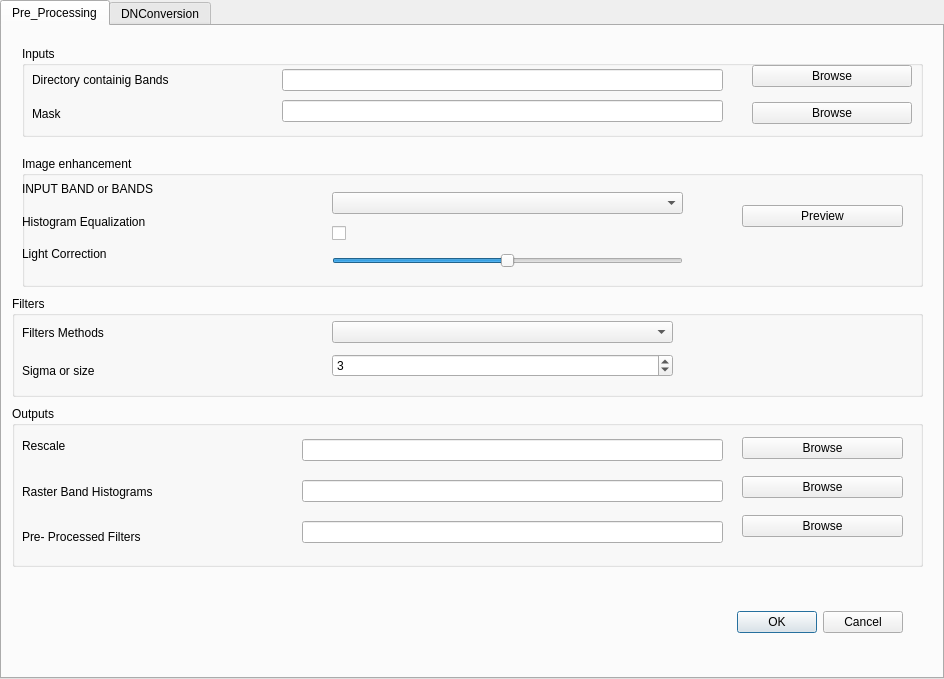
<?xml version="1.0" encoding="UTF-8"?>
<ui version="4.0">
 <class>TabWidget</class>
 <widget class="QTabWidget" name="TabWidget">
  <property name="geometry">
   <rect>
    <x>0</x>
    <y>0</y>
    <width>944</width>
    <height>679</height>
   </rect>
  </property>
  <property name="windowTitle">
   <string>PI2GIS - Pre Processing</string>
  </property>
  <property name="currentIndex">
   <number>0</number>
  </property>
  <widget class="QWidget" name="Pre_Processing">
   <attribute name="title">
    <string>Pre_Processing</string>
   </attribute>
   <widget class="QGroupBox" name="groupBox">
    <property name="geometry">
     <rect>
      <x>20</x>
      <y>130</y>
      <width>901</width>
      <height>131</height>
     </rect>
    </property>
    <property name="title">
     <string>Image enhancement</string>
    </property>
    <widget class="QWidget" name="verticalLayoutWidget">
     <property name="geometry">
      <rect>
       <x>0</x>
       <y>20</y>
       <width>181</width>
       <height>91</height>
      </rect>
     </property>
     <layout class="QVBoxLayout" name="verticalLayout">
      <item>
       <widget class="QLabel" name="label_5">
        <property name="text">
         <string>INPUT BAND or BANDS</string>
        </property>
       </widget>
      </item>
      <item>
       <widget class="QLabel" name="label_8">
        <property name="text">
         <string>Histogram Equalization</string>
        </property>
       </widget>
      </item>
      <item>
       <widget class="QLabel" name="label_3">
        <property name="text">
         <string>Light Correction </string>
        </property>
       </widget>
      </item>
     </layout>
    </widget>
    <widget class="QWidget" name="verticalLayoutWidget_3">
     <property name="geometry">
      <rect>
       <x>310</x>
       <y>30</y>
       <width>351</width>
       <height>89</height>
      </rect>
     </property>
     <layout class="QVBoxLayout" name="verticalLayout_3">
      <item>
       <widget class="QComboBox" name="comboBox_4"/>
      </item>
      <item>
       <widget class="QCheckBox" name="checkBox">
        <property name="text">
         <string/>
        </property>
       </widget>
      </item>
      <item>
       <widget class="QSlider" name="horizontalSlider">
        <property name="minimum">
         <number>-200</number>
        </property>
        <property name="maximum">
         <number>200</number>
        </property>
        <property name="singleStep">
         <number>20</number>
        </property>
        <property name="orientation">
         <enum>Qt::Horizontal</enum>
        </property>
       </widget>
      </item>
     </layout>
    </widget>
    <widget class="QWidget" name="verticalLayoutWidget_2">
     <property name="geometry">
      <rect>
       <x>720</x>
       <y>40</y>
       <width>161</width>
       <height>41</height>
      </rect>
     </property>
     <layout class="QVBoxLayout" name="verticalLayout_2">
      <item>
       <widget class="QPushButton" name="pushButton_12">
        <property name="text">
         <string>Preview</string>
        </property>
       </widget>
      </item>
     </layout>
    </widget>
   </widget>
   <widget class="QGroupBox" name="groupBox_2">
    <property name="geometry">
     <rect>
      <x>20</x>
      <y>20</y>
      <width>901</width>
      <height>91</height>
     </rect>
    </property>
    <property name="title">
     <string>Inputs</string>
    </property>
    <widget class="QWidget" name="verticalLayoutWidget_10">
     <property name="geometry">
      <rect>
       <x>10</x>
       <y>20</y>
       <width>211</width>
       <height>61</height>
      </rect>
     </property>
     <layout class="QVBoxLayout" name="verticalLayout_10">
      <item>
       <widget class="QLabel" name="label_26">
        <property name="text">
         <string>Directory containig Bands</string>
        </property>
       </widget>
      </item>
      <item>
       <widget class="QLabel" name="label">
        <property name="text">
         <string>Mask </string>
        </property>
       </widget>
      </item>
     </layout>
    </widget>
    <widget class="QWidget" name="verticalLayoutWidget_11">
     <property name="geometry">
      <rect>
       <x>260</x>
       <y>20</y>
       <width>441</width>
       <height>61</height>
      </rect>
     </property>
     <layout class="QVBoxLayout" name="verticalLayout_11">
      <item>
       <widget class="QLineEdit" name="lineEdit"/>
      </item>
      <item>
       <widget class="QLineEdit" name="lineEdit_3"/>
      </item>
     </layout>
    </widget>
    <widget class="QWidget" name="verticalLayoutWidget_23">
     <property name="geometry">
      <rect>
       <x>730</x>
       <y>10</y>
       <width>160</width>
       <height>79</height>
      </rect>
     </property>
     <layout class="QVBoxLayout" name="verticalLayout_23">
      <item>
       <widget class="QPushButton" name="pushButton">
        <property name="text">
         <string>Browse</string>
        </property>
       </widget>
      </item>
      <item>
       <widget class="QPushButton" name="pushButton_3">
        <property name="text">
         <string>Browse</string>
        </property>
       </widget>
      </item>
     </layout>
    </widget>
   </widget>
   <widget class="QGroupBox" name="groupBox_3">
    <property name="geometry">
     <rect>
      <x>10</x>
      <y>380</y>
      <width>911</width>
      <height>161</height>
     </rect>
    </property>
    <property name="title">
     <string>Outputs</string>
    </property>
    <widget class="QWidget" name="verticalLayoutWidget_12">
     <property name="geometry">
      <rect>
       <x>10</x>
       <y>20</y>
       <width>231</width>
       <height>131</height>
      </rect>
     </property>
     <layout class="QVBoxLayout" name="verticalLayout_12">
      <item>
       <widget class="QLabel" name="label_22">
        <property name="text">
         <string>Rescale </string>
        </property>
       </widget>
      </item>
      <item>
       <widget class="QLabel" name="label_6">
        <property name="text">
         <string>Raster Band Histograms </string>
        </property>
       </widget>
      </item>
      <item>
       <widget class="QLabel" name="label_2">
        <property name="text">
         <string>Pre- Processed Filters</string>
        </property>
       </widget>
      </item>
     </layout>
    </widget>
    <widget class="QWidget" name="verticalLayoutWidget_13">
     <property name="geometry">
      <rect>
       <x>290</x>
       <y>20</y>
       <width>421</width>
       <height>131</height>
      </rect>
     </property>
     <layout class="QVBoxLayout" name="verticalLayout_13">
      <item>
       <widget class="QLineEdit" name="lineEdit_10"/>
      </item>
      <item>
       <widget class="QLineEdit" name="lineEdit_2"/>
      </item>
      <item>
       <widget class="QLineEdit" name="lineEdit_4"/>
      </item>
     </layout>
    </widget>
    <widget class="QWidget" name="verticalLayoutWidget_4">
     <property name="geometry">
      <rect>
       <x>730</x>
       <y>20</y>
       <width>161</width>
       <height>122</height>
      </rect>
     </property>
     <layout class="QVBoxLayout" name="verticalLayout_4">
      <item>
       <widget class="QPushButton" name="pushButton_10">
        <property name="text">
         <string>Browse</string>
        </property>
       </widget>
      </item>
      <item>
       <widget class="QPushButton" name="pushButton_2">
        <property name="text">
         <string>Browse</string>
        </property>
       </widget>
      </item>
      <item>
       <widget class="QPushButton" name="pushButton_4">
        <property name="text">
         <string>Browse</string>
        </property>
       </widget>
      </item>
     </layout>
    </widget>
   </widget>
   <widget class="QGroupBox" name="groupBox_4">
    <property name="geometry">
     <rect>
      <x>10</x>
      <y>270</y>
      <width>911</width>
      <height>101</height>
     </rect>
    </property>
    <property name="title">
     <string>Filters</string>
    </property>
    <widget class="QWidget" name="verticalLayoutWidget_7">
     <property name="geometry">
      <rect>
       <x>10</x>
       <y>20</y>
       <width>171</width>
       <height>71</height>
      </rect>
     </property>
     <layout class="QVBoxLayout" name="verticalLayout_7">
      <item>
       <widget class="QLabel" name="label_7">
        <property name="text">
         <string>Filters Methods</string>
        </property>
       </widget>
      </item>
      <item>
       <widget class="QLabel" name="label_15">
        <property name="text">
         <string>Sigma or size</string>
        </property>
       </widget>
      </item>
     </layout>
    </widget>
    <widget class="QWidget" name="verticalLayoutWidget_24">
     <property name="geometry">
      <rect>
       <x>320</x>
       <y>20</y>
       <width>341</width>
       <height>67</height>
      </rect>
     </property>
     <layout class="QVBoxLayout" name="verticalLayout_24">
      <item>
       <widget class="QComboBox" name="comboBox_2"/>
      </item>
      <item>
       <layout class="QVBoxLayout" name="verticalLayout_6">
        <item>
         <widget class="QSpinBox" name="spinBox_2">
          <property name="value">
           <number>3</number>
          </property>
         </widget>
        </item>
       </layout>
      </item>
     </layout>
    </widget>
   </widget>
   <widget class="QDialogButtonBox" name="button_box">
    <property name="geometry">
     <rect>
      <x>570</x>
      <y>580</y>
      <width>331</width>
      <height>32</height>
     </rect>
    </property>
    <property name="orientation">
     <enum>Qt::Horizontal</enum>
    </property>
    <property name="standardButtons">
     <set>QDialogButtonBox::Cancel|QDialogButtonBox::Ok</set>
    </property>
   </widget>
  </widget>
  <widget class="QWidget" name="DNConvertion">
   <attribute name="title">
    <string>DNConversion</string>
   </attribute>
   <widget class="QLabel" name="label_13">
    <property name="geometry">
     <rect>
      <x>80</x>
      <y>130</y>
      <width>91</width>
      <height>16</height>
     </rect>
    </property>
    <property name="text">
     <string/>
    </property>
   </widget>
   <widget class="QDialogButtonBox" name="button_box_2">
    <property name="geometry">
     <rect>
      <x>490</x>
      <y>610</y>
      <width>341</width>
      <height>32</height>
     </rect>
    </property>
    <property name="orientation">
     <enum>Qt::Horizontal</enum>
    </property>
    <property name="standardButtons">
     <set>QDialogButtonBox::Cancel|QDialogButtonBox::Ok</set>
    </property>
   </widget>
   <widget class="QGroupBox" name="groupBox_5">
    <property name="geometry">
     <rect>
      <x>20</x>
      <y>200</y>
      <width>891</width>
      <height>191</height>
     </rect>
    </property>
    <property name="title">
     <string>Landsat Conversion to reflectance or radiance</string>
    </property>
    <widget class="QWidget" name="verticalLayoutWidget_5">
     <property name="geometry">
      <rect>
       <x>10</x>
       <y>20</y>
       <width>351</width>
       <height>141</height>
      </rect>
     </property>
     <layout class="QVBoxLayout" name="verticalLayout_5">
      <item>
       <widget class="QLabel" name="label_16">
        <property name="text">
         <string>Selection of MTL file  </string>
        </property>
       </widget>
      </item>
      <item>
       <widget class="QLabel" name="label_24">
        <property name="text">
         <string>Type of Conversion</string>
        </property>
       </widget>
      </item>
      <item>
       <widget class="QLabel" name="label_25">
        <property name="text">
         <string>Type of Conversion with DOS</string>
        </property>
       </widget>
      </item>
      <item>
       <widget class="QLabel" name="label_20">
        <property name="text">
         <string>Converted output</string>
        </property>
       </widget>
      </item>
     </layout>
    </widget>
    <widget class="QWidget" name="verticalLayoutWidget_8">
     <property name="geometry">
      <rect>
       <x>380</x>
       <y>20</y>
       <width>311</width>
       <height>141</height>
      </rect>
     </property>
     <layout class="QVBoxLayout" name="verticalLayout_8">
      <item>
       <widget class="QLineEdit" name="lineEdit_6"/>
      </item>
      <item>
       <widget class="QComboBox" name="comboBox_5"/>
      </item>
      <item>
       <widget class="QComboBox" name="comboBox_3"/>
      </item>
      <item>
       <widget class="QLineEdit" name="lineEdit_9"/>
      </item>
     </layout>
    </widget>
    <widget class="QWidget" name="verticalLayoutWidget_9">
     <property name="geometry">
      <rect>
       <x>720</x>
       <y>20</y>
       <width>151</width>
       <height>41</height>
      </rect>
     </property>
     <layout class="QVBoxLayout" name="verticalLayout_9">
      <item>
       <widget class="QPushButton" name="pushButton_6">
        <property name="text">
         <string>Browse</string>
        </property>
       </widget>
      </item>
     </layout>
    </widget>
    <widget class="QWidget" name="verticalLayoutWidget_25">
     <property name="geometry">
      <rect>
       <x>719</x>
       <y>120</y>
       <width>151</width>
       <height>41</height>
      </rect>
     </property>
     <layout class="QVBoxLayout" name="verticalLayout_25"/>
    </widget>
    <widget class="QPushButton" name="pushButton_9">
     <property name="geometry">
      <rect>
       <x>717</x>
       <y>127</y>
       <width>151</width>
       <height>31</height>
      </rect>
     </property>
     <property name="text">
      <string>Browse</string>
     </property>
    </widget>
   </widget>
   <widget class="QGroupBox" name="groupBox_6">
    <property name="geometry">
     <rect>
      <x>30</x>
      <y>20</y>
      <width>881</width>
      <height>181</height>
     </rect>
    </property>
    <property name="title">
     <string>INPUT and inicial CLIP </string>
    </property>
    <widget class="QWidget" name="verticalLayoutWidget_6">
     <property name="geometry">
      <rect>
       <x>0</x>
       <y>30</y>
       <width>251</width>
       <height>131</height>
      </rect>
     </property>
     <layout class="QVBoxLayout" name="verticalLayout_14">
      <item>
       <widget class="QLabel" name="label_17">
        <property name="text">
         <string>INPUT Directory </string>
        </property>
       </widget>
      </item>
      <item>
       <widget class="QLabel" name="label_9">
        <property name="text">
         <string>Mask</string>
        </property>
       </widget>
      </item>
      <item>
       <widget class="QLabel" name="label_10">
        <property name="text">
         <string>Convert to nan</string>
        </property>
       </widget>
      </item>
      <item>
       <widget class="QLabel" name="label_4">
        <property name="text">
         <string>Out 16-bits clipped </string>
        </property>
       </widget>
      </item>
     </layout>
    </widget>
    <widget class="QWidget" name="verticalLayoutWidget_14">
     <property name="geometry">
      <rect>
       <x>370</x>
       <y>30</y>
       <width>311</width>
       <height>137</height>
      </rect>
     </property>
     <layout class="QVBoxLayout" name="verticalLayout_15">
      <item>
       <widget class="QLineEdit" name="lineEdit_5"/>
      </item>
      <item>
       <widget class="QLineEdit" name="lineEdit_7"/>
      </item>
      <item>
       <widget class="QSpinBox" name="spinBox"/>
      </item>
      <item>
       <widget class="QLineEdit" name="lineEdit_8"/>
      </item>
     </layout>
    </widget>
    <widget class="QWidget" name="verticalLayoutWidget_15">
     <property name="geometry">
      <rect>
       <x>710</x>
       <y>30</y>
       <width>151</width>
       <height>79</height>
      </rect>
     </property>
     <layout class="QVBoxLayout" name="verticalLayout_17">
      <item>
       <widget class="QPushButton" name="pushButton_5">
        <property name="text">
         <string>Browse</string>
        </property>
       </widget>
      </item>
      <item>
       <widget class="QPushButton" name="pushButton_8">
        <property name="text">
         <string>Browse</string>
        </property>
       </widget>
      </item>
     </layout>
    </widget>
    <widget class="QWidget" name="verticalLayoutWidget_20">
     <property name="geometry">
      <rect>
       <x>710</x>
       <y>130</y>
       <width>151</width>
       <height>36</height>
      </rect>
     </property>
     <layout class="QVBoxLayout" name="verticalLayout_22">
      <item>
       <widget class="QPushButton" name="pushButton_11">
        <property name="text">
         <string>Browse</string>
        </property>
       </widget>
      </item>
     </layout>
    </widget>
   </widget>
   <widget class="QGroupBox" name="groupBox_7">
    <property name="geometry">
     <rect>
      <x>20</x>
      <y>370</y>
      <width>891</width>
      <height>231</height>
     </rect>
    </property>
    <property name="title">
     <string>Corrections to Landsat Conversion to reflectance or radiance</string>
    </property>
    <widget class="QWidget" name="verticalLayoutWidget_16">
     <property name="geometry">
      <rect>
       <x>10</x>
       <y>30</y>
       <width>311</width>
       <height>151</height>
      </rect>
     </property>
     <layout class="QVBoxLayout" name="verticalLayout_18">
      <item>
       <widget class="QLabel" name="label_12">
        <property name="text">
         <string>EPSG code</string>
        </property>
       </widget>
      </item>
      <item>
       <widget class="QLabel" name="label_11">
        <property name="text">
         <string>Coordinate System Trasnformation </string>
        </property>
       </widget>
      </item>
      <item>
       <widget class="QLabel" name="label_18">
        <property name="text">
         <string>Value to be replaced by nan</string>
        </property>
       </widget>
      </item>
      <item>
       <widget class="QLabel" name="label_14">
        <property name="text">
         <string>Clip to Conversion output </string>
        </property>
       </widget>
      </item>
     </layout>
    </widget>
    <widget class="QWidget" name="verticalLayoutWidget_17">
     <property name="geometry">
      <rect>
       <x>360</x>
       <y>30</y>
       <width>321</width>
       <height>161</height>
      </rect>
     </property>
     <layout class="QVBoxLayout" name="verticalLayout_19">
      <item>
       <widget class="QSpinBox" name="spinBox_3">
        <property name="maximum">
         <number>99999</number>
        </property>
        <property name="value">
         <number>3763</number>
        </property>
       </widget>
      </item>
      <item>
       <widget class="QLineEdit" name="lineEdit_11"/>
      </item>
      <item>
       <widget class="QDoubleSpinBox" name="doubleSpinBox">
        <property name="value">
         <double>0.010000000000000</double>
        </property>
       </widget>
      </item>
      <item>
       <widget class="QLineEdit" name="lineEdit_14"/>
      </item>
     </layout>
    </widget>
    <widget class="QWidget" name="verticalLayoutWidget_19">
     <property name="geometry">
      <rect>
       <x>710</x>
       <y>50</y>
       <width>171</width>
       <height>141</height>
      </rect>
     </property>
     <layout class="QVBoxLayout" name="verticalLayout_21">
      <item>
       <widget class="QPushButton" name="pushButton_13">
        <property name="text">
         <string>Browse</string>
        </property>
       </widget>
      </item>
      <item>
       <widget class="QPushButton" name="pushButton_14">
        <property name="text">
         <string>Browse</string>
        </property>
       </widget>
      </item>
     </layout>
    </widget>
    <zorder>verticalLayoutWidget_16</zorder>
    <zorder>verticalLayoutWidget_17</zorder>
    <zorder>verticalLayoutWidget_19</zorder>
    <zorder>pushButton_14</zorder>
   </widget>
  </widget>
 </widget>
 <resources/>
 <connections/>
</ui>
